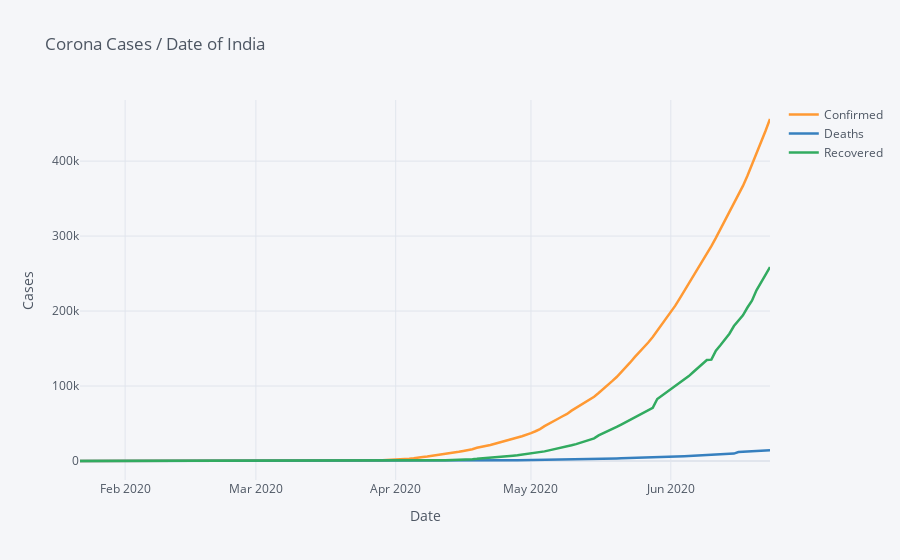

The notebook cell this image was saved under:
### Code cell
india[['Date','Confirmed','Deaths','Recovered']].iplot(x= 'Date',width = 2.5,title = 'Corona Cases / Date of India',xTitle = 'Date',yTitle='Cases')

### Figure 1 — Plotly figure (JSON) as saved in the notebook; plotly's stock layout.template omitted (floating-point values rounded to 4 significant figures; data arrays with more than 128 entries replaced by an {"elided": "..."} marker saying what was removed)
{"data": [{"line": {"color": "rgba(255, 153, 51, 1.0)", "dash": "solid", "shape": "linear", "width": 2.5}, "mode": "lines", "name": "Confirmed", "text": "", "type": "scatter", "x": {"elided": "154 str values"}, "y": {"elided": "154 int values"}}, {"line": {"color": "rgba(55, 128, 191, 1.0)", "dash": "solid", "shape": "linear", "width": 2.5}, "mode": "lines", "name": "Deaths", "text": "", "type": "scatter", "x": {"elided": "154 str values"}, "y": {"elided": "154 int values"}}, {"line": {"color": "rgba(50, 171, 96, 1.0)", "dash": "solid", "shape": "linear", "width": 2.5}, "mode": "lines", "name": "Recovered", "text": "", "type": "scatter", "x": {"elided": "154 str values"}, "y": {"elided": "154 int values"}}], "layout": {"legend": {"bgcolor": "#F5F6F9", "font": {"color": "#4D5663"}}, "paper_bgcolor": "#F5F6F9", "plot_bgcolor": "#F5F6F9", "title": {"font": {"color": "#4D5663"}, "text": "Corona Cases / Date of India"}, "xaxis": {"gridcolor": "#E1E5ED", "showgrid": true, "tickfont": {"color": "#4D5663"}, "title": {"font": {"color": "#4D5663"}, "text": "Date"}, "zerolinecolor": "#E1E5ED"}, "yaxis": {"gridcolor": "#E1E5ED", "showgrid": true, "tickfont": {"color": "#4D5663"}, "title": {"font": {"color": "#4D5663"}, "text": "Cases"}, "zerolinecolor": "#E1E5ED"}}}
